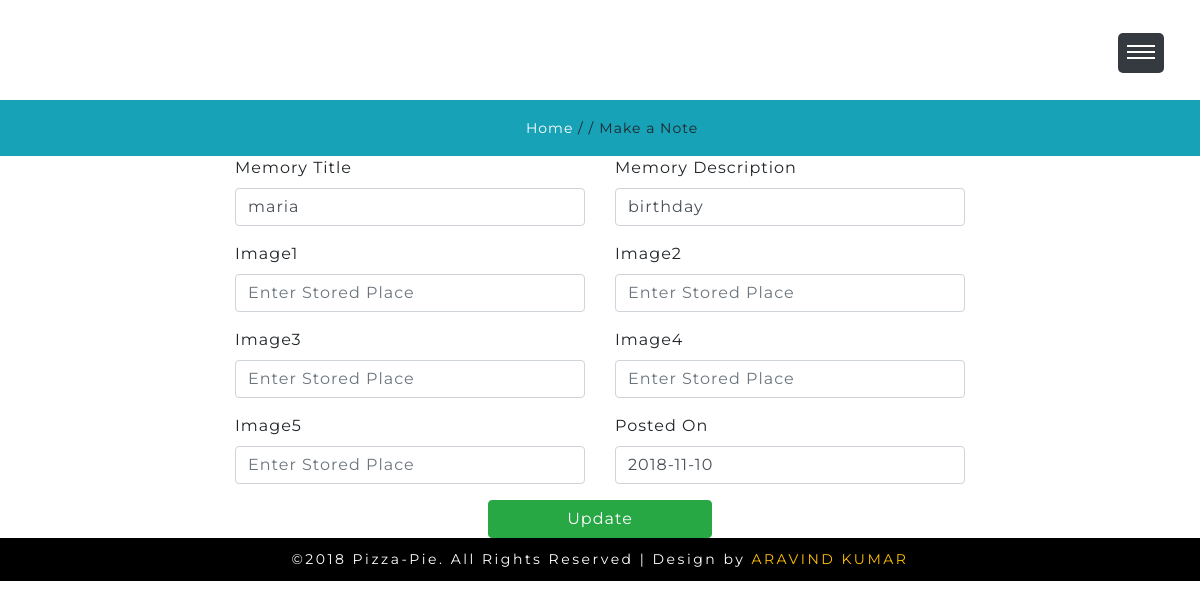
Page /memory.php?uid=8 (signed in) on the earlier database version.
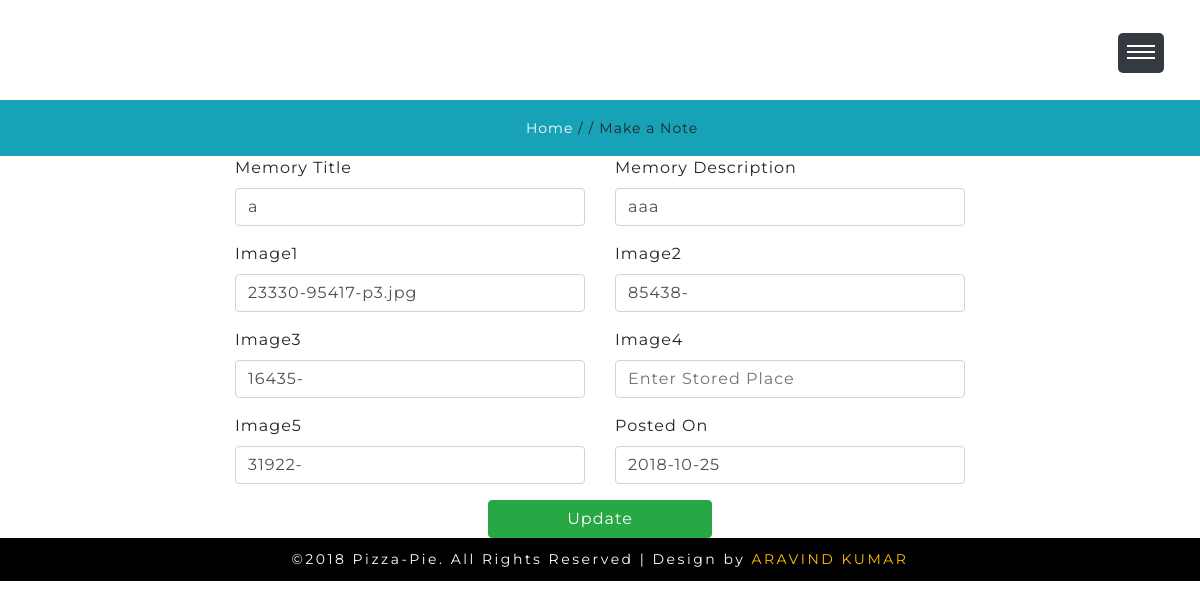
Same page on the later database version.
### tables this page shows
CREATE TABLE IF NOT EXISTS `memories` (
  `mid` int(11) NOT NULL AUTO_INCREMENT,
  `cid` int(11) NOT NULL,
  `uid` int(11) NOT NULL,
  `memory_title` varchar(30) NOT NULL,
  `mem_desc` longtext NOT NULL,
  `image1` varchar(100) NOT NULL,
  `image2` varchar(100) NOT NULL,
  `image3` varchar(100) NOT NULL,
  `image4` varchar(100) NOT NULL,
  `image5` varchar(100) NOT NULL,
  `postedon` date NOT NULL,
  PRIMARY KEY (`mid`),
  KEY `cid` (`cid`),
  KEY `cid_2` (`cid`),
  KEY `uid` (`uid`)
);

### memory.php (the view, shortened to what this page needs)
<!DOCTYPE html>
<html lang="zxx">
   <head>
      <link href="css/bootstrap.min.css" rel="stylesheet" type="text/css" media="all">
      <link href="css/fontawesome-all.min.css" rel="stylesheet" type="text/css" media="all">
      <link href="css/style.css" rel='stylesheet' type='text/css' media="all">
   </head>
      <div class="header-main" id="home">
         <div class="header-outs">
            <div class="header-bar">
               <h1><a href="homepage.php">Notedownme</a></h1>
            </div>
             <div class="menu">
               <a href="" id="menuToggle"> <span class="navClosed"></span> </a>
            </div>
         </div>
      </div>
      <div class="inner_page-banner">
      </div>
      <div class="using-border py-3">
         <div class="inner_breadcrumb  ml-4">
            <ul class="short_ls">
               <li>
                  <a href="homepage.php">Home</a>
                  <span>/ /</span>
               </li>
               <li>Make a Note</li>
            </ul>
         </div>
      </div>
        <?php include "connection.php";
   $id=$_GET['uid'];
   $query=mysqli_query($con,"SELECT * from memories where uid='$id'")or die(mysqli_error($con));
   $row=mysqli_fetch_array($query);
?>
<div class="container">
   <div class="row">
    <div class="col-md-2"></div>
    <div class="col-md-8">
    <form action="" method="POST">
      <div class="row">
         <div class="col-md-6 form-group">
            <label>Memory Title</label>
            <input type="text" name="memory_title" class="form-control" placeholder="Enter Memory Title" value="<?php echo $row['memory_title']; ?>">
         </div>
         <div class="col-md-6 form-group">
            <label>Memory Description</label>
            <input type="text" name="mem_desc" class="form-control" placeholder="Enter Memory Description" value="<?php echo $row['mem_desc']; ?>">
         </div>
      </div>
      <div class="row">
         <div class="col-md-6 form-group">
            <label>Image1</label>
            <input type="text" class="form-control" name="image1" placeholder="Enter Stored Place" value="<?php echo $row['image1']; ?>">
            </div>
            <div class="col-md-6 form-group">
            <label>Image2</label>
            <input type="text" class="form-control" name="image2" placeholder="Enter Stored Place" value="<?php echo $row['image2']; ?>">
            </div>
             <div class="col-md-6 form-group">
            <label>Image3</label>
            <input type="text" class="form-control" name="image3" placeholder="Enter Stored Place" value="<?php echo $row['image3']; ?>">
            </div>
            <div class="col-md-6 form-group">
            <label>Image4</label>
            <input type="text" class="form-control" name="image4" placeholder="Enter Stored Place" value="<?php echo $row['image4']; ?>">
            </div>
             <div class="col-md-6 form-group">
            <label>Image5</label>
            <input type="text" class="form-control" name="image5" placeholder="Enter Stored Place" value="<?php echo $row['image5']; ?>">
            </div>
         <div class="col-md-6 form-group">
            <label>Posted On</label>
            <input type="text" name="postedon" class="form-control" placeholder="Enter Posted On" value="<?php echo $row['postedon']; ?>">
         </div>
      </div>
         <div class="row">
         <div class="col-md-4"></div>
         <div class="col-md-4">
            <input type="submit" name="submit" class="btn btn-success btn-block" value="Update">
         </div>
      </div>
      </form>
    </div>
   </div>
   </div>
      <footer>
      <p>©2018 Pizza-Pie. All Rights Reserved | Design by <a href="http://www.W3Layouts.com" target="_blank">ARAVIND KUMAR</a></p>
      </footer>
   </body>
</html>

### css/style.css (style rules this page uses)
html, body { padding: 0; margin: 0; background: #fff; letter-spacing: 1px; font-family: 'Montserrat', sans-serif; }
body a { outline: none; transition: 0.5s all; -webkit-transition: 0.5s all; -moz-transition: 0.5s all; -o-transition: 0.5s all; -ms-transition: 0.5s all; text-decoration: none; }
input[type="button"], input[type="submit"] { transition: 0.5s all; -webkit-transition: 0.5s all; -moz-transition: 0.5s all; -o-transition: 0.5s all; -ms-transition: 0.5s all; letter-spacing: 1px; font-family: 'Montserrat', sans-serif; }
select,input[type="email"],input[type="text"],input[type=password], input[type="button"],input[type="submit"],textarea { font-family: 'Montserrat', sans-serif; transition:0.5s all; -webkit-transition:0.5s all; -moz-transition:0.5s all; -o-transition:0.5s all; -ms-transition:0.5s all; letter-spacing: 1px; }
h1, h2, h3, h4, h5, h6 { margin: 0; padding: 0; font-family: 'Montserrat', sans-serif; letter-spacing: 1px; }
p { margin: 0; padding: 0; letter-spacing: 1px; font-family: 'Montserrat', sans-serif; }
ul { margin: 0; padding: 0; list-style-type: none; }
.header-main { position: relative; }
.header-outs { position: absolute; z-index: 99; left:2%; top:22px; }
.header-bar h1 a { color: #fff; font-size: 45px; letter-spacing: 3px; text-transform: uppercase; font-weight: 400; font-family: 'Shadows Into Light', cursive; }
#menuToggle { background:#343a40; display: block; position: fixed; height: 40px; right:3%; top: 33px; width: 46px; z-index:9999; border-radius: 5px; }
#menuToggle span { background: white; display: block; height:6%; left: 20%; position: absolute; top: 45%; width: 60%; }
#menuToggle span:before, #menuToggle span:after { background: white; content: ''; display: block; height: 100%; position: absolute; top: -250%; -moz-transform: rotate(0deg); -ms-transform: rotate(0deg); -webkit-transform: rotate(0deg); transform: rotate(0deg); width: 100%; }
#menuToggle span:after { top: 250%; }
#menuToggle .navClosed { -moz-transition: background 0.1s linear; -o-transition: background 0.1s linear; -webkit-transition: background 0.1s linear; transition: background 0.1s linear; }
#menuToggle .navClosed:before, #menuToggle .navClosed:after { -moz-transition: top 0.2s linear 0.1s, -moz-transform 0.2s linear 0.1s; -o-transition: top 0.2s linear 0.1s, -o-transform 0.2s linear 0.1s; -webkit-transition: top 0.2s linear, -webkit-transform 0.2s linear; -webkit-transition-delay: 0.1s, 0.1s; transition: top 0.2s linear 0.1s, transform 0.2s linear 0.1s; }
.inner_page-banner { text-align: center; background: url(../images/i3.jpg) no-repeat center; background-size: cover; -webkit-background-size: cover; -moz-background-size: cover; -o-background-size: cover; -ms-background-size: cover; min-height: 100px; }
ul.short_ls li a { color: #ffffff; text-decoration: none; }
ul.short_ls li { list-style: none; display: inline-block; letter-spacing: 1px; font-size: 14px; }
.using-border { width: 100%; border: none; background:#17a2b8; text-align: center; }
a { color: #fff; text-decoration: none; }
footer { background:#000; }
footer p { padding: 0.8em 0; text-align: center; font-size: 14px; color: #fff; letter-spacing: 2.5px; }
footer p a { color:#ffbf00; }
@media (max-width:1440px) { .header-bar h1 a { font-size: 41px; letter-spacing: 2px; } }

Differences in the rows shown:
removed memories: memory_title "maria", mem_desc "birthday", postedon "2018-11-10"
added memories: memory_title "a", mem_desc "aaa", image1 "23330-95417-p3.jpg", image2 "85438-", image3 "16435-", image5 "31922-", postedon "2018-10-25"
